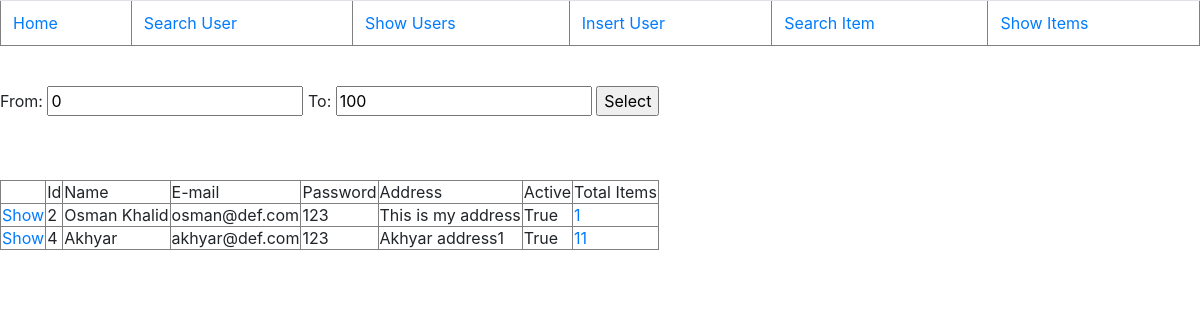
/show_users, run on the app's committed database.
### sql_app/models.py (models this page shows)
class User(Base):
    __tablename__ = "users"
    id = Column(Integer, primary_key=True, index=True)
    name = Column(String, nullable=False, index=True)
    email = Column(String, nullable=False, unique=True, index=True)
    address = Column(String, nullable=False)
    hashed_password = Column(String, nullable=False)
    is_active = Column(Boolean, default=True)
    items = relationship("Item", back_populates="owner")

### sql_app/main.py (the view)
@app.get('/show_users')
def Show_Users_Get(request: Request, db: Session = Depends(get_db)):
    from_limit=0
    to_limit=100
    result = db.query(models.User).offset(from_limit).limit(to_limit).all()
    return templates.TemplateResponse('show_users.html', context={'request': request, 'result': result, 'from_limit': from_limit, 'to_limit': to_limit})

### templates/show_users.html (shortened to what this page needs)
{% extends "layout.html" %}
{% block content %}
<form id="frm" method="post">
    From: <input type="number" name="from_limit" value="{{from_limit}}"/>
	To: <input type="number" name="to_limit" value="{{to_limit}}"/>
    <input id="btn" name="btn" type="button" value="Select" onclick="LoadUsers();">
</form>
<br>
<br>
<table border="1">
<tr>
<td></td>
<td>Id</td>
<td>Name</td>
<td>E-mail</td>
<td>Password</td>
<td>Address</td>
<td>Active</td>
<td>Total Items</td>
</tr>
{% for user in result %}
<tr>
<td><a href="javascript:;" onclick="getUser({{user.id}});" >Show</a></td>
<td>{{user.id}}</td>
<td>{{user.name}}</td>
<td>{{user.email}}</td>
<td>{{user.hashed_password}}</td>
<td>{{user.address}}</td>
<td>{{user.is_active}}</td>
<td>
{% set item_count = user.items|length %}
{% if item_count > 0 %}
<a href="javascript:;" onclick="getUserItems({{user.id}}, '{{user.name}}', '{{user.email}}');" >{{item_count}}</a>
{% else %}
0
{% endif %}
</td>
</tr>
{% endfor %}
</table>
{% endblock %}

### templates/layout.html (shortened to what this page needs)
<html>
	<head>
  <link rel="stylesheet" href="https://maxcdn.bootstrapcdn.com/bootstrap/4.5.2/css/bootstrap.min.css">
	</head>
	<body>
{% set prefix="http://127.0.0.1:8000" %}
<table class="table" border="1">
<tr>
<td><a href="{{prefix}}/home">Home</a></td>
<td><a href="{{prefix}}/search_user">Search User</a></td>
<td><a href="{{prefix}}/show_users">Show Users</a></td>
<td><a href="{{prefix}}/insert_user">Insert User</a></td>
<td><a href="{{prefix}}/search_item">Search Item</a></td>
<td><a href="{{prefix}}/show_items">Show Items</a></td>
</tr>
</table>
<br>
  {% block content %}
  {% endblock %}
	</body>
</html>

### data on the page
User: id "2", name "Osman Khalid", email "osman@def.com", hashed_password "123", address "This is my address", is_active "True", is_active "1"
User: id "4", name "Akhyar", email "akhyar@def.com", hashed_password "123", address "Akhyar address1", is_active "True", item_count "11"
